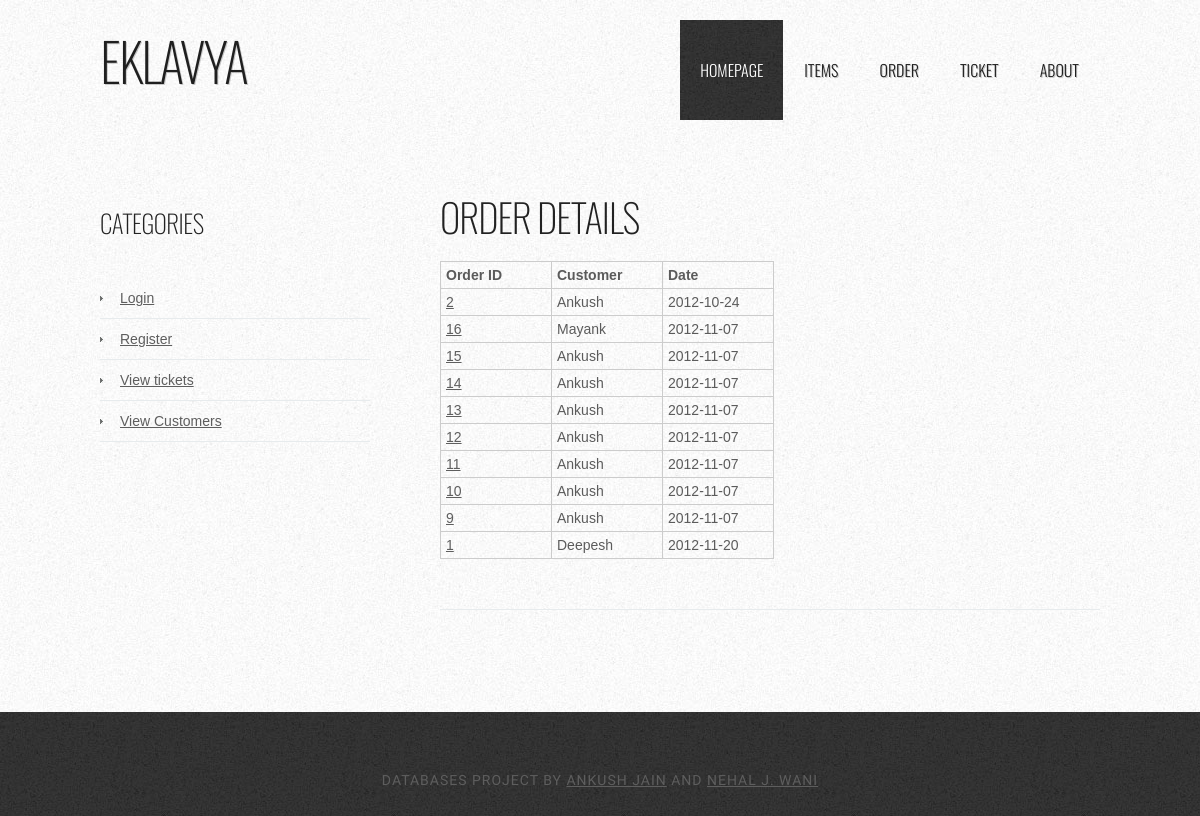
The app's page /viewOrders.php with its own data.
### tables this page shows
CREATE TABLE `SalesOrder` (
  `OrderID` int(10) NOT NULL AUTO_INCREMENT,
  `CustID` int(10) DEFAULT NULL,
  `Date` date DEFAULT NULL,
  PRIMARY KEY (`OrderID`),
  KEY `CustID` (`CustID`),
  CONSTRAINT `SalesOrder_ibfk_1` FOREIGN KEY (`CustID`) REFERENCES `Customer` (`CustID`)
);

CREATE TABLE `Customer` (
  `CustID` int(10) NOT NULL AUTO_INCREMENT,
  `Address` varchar(500) NOT NULL,
  `Email` varchar(100) NOT NULL,
  `Name` varchar(100) NOT NULL,
  `Phone` varchar(15) NOT NULL,
  `Username` varchar(20) DEFAULT NULL,
  PRIMARY KEY (`CustID`)
);

### essential.php (the view, shortened to what this page needs)
<?php
function execute($query){
	GLOBAL $con;
	$result = mysql_query($query,$con);
	if(!$result){
		echo mysql_error();
		die("Cannot execute the query ".$query);
	}
	else{
		return $result;
	}
}
function orderTable($query){
	$result=execute($query);
	$string="";
	while($rows = mysql_fetch_assoc($result)){
		$string.="<tr>";
		$count=0;
		foreach($rows as $row){
			if($count==0){
				if(isset($rows['OrderID']))
					$string.="<td><a href='?id=".$rows['OrderID']."'>".$row."</a></td>";
				else
					$string.="<td>".$row."</td>";
			}
			else{
				$string.="<td>".$row."</td>";
			}
			$count++;
		}
		$string.="</tr>";
	}
	return $string;
}
?>

### style.css (style rules this page uses)
body { margin: 0; padding: 0; background: #050505 url(images/img01.jpg) repeat; font-family: Arial, Helvetica, sans-serif; font-size: 14px; color: #5B5B5B; }
a { color: #5E5E5E; }
table, tr, td { border-collapse: collapse; margin-bottom: 10px; }
.payment-table td { min-width: 100px; padding: 5px; border: 1px solid #CCC; }

### records on screen
salesorder: OrderID "2", CustID.Name "Ankush", Date "2012-10-24"
salesorder: OrderID "16", CustID.Name "Mayank", Date "2012-11-07"
salesorder: OrderID "15", CustID.Name "Ankush", Date "2012-11-07"
salesorder: OrderID "14", CustID.Name "Ankush", Date "2012-11-07"
salesorder: OrderID "13", CustID.Name "Ankush", Date "2012-11-07"
salesorder: OrderID "12", CustID.Name "Ankush", Date "2012-11-07"
salesorder: OrderID "11", CustID.Name "Ankush", Date "2012-11-07"
salesorder: OrderID "10", CustID.Name "Ankush", Date "2012-11-07"
salesorder: OrderID "9", CustID.Name "Ankush", Date "2012-11-07"
salesorder: OrderID "1", CustID.Name "Deepesh", Date "2012-11-20"
